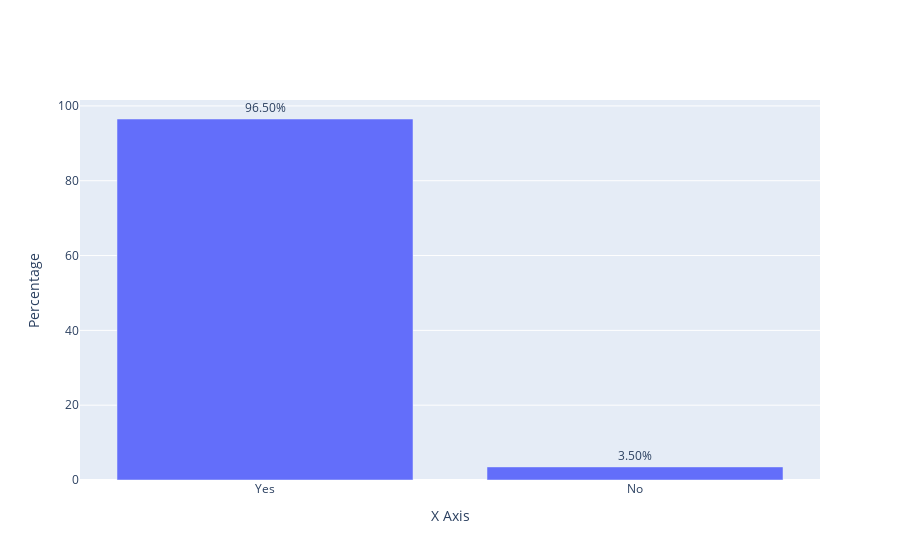

Write notebook code for a chart like this one.
### Code cell
tmp_col = df.iloc[:, 14]
tmp_df = df_unique(tmp_col)
tmp_dict = {"Yes" : 286 - tmp_df["No"].sum(), "No" : tmp_df["No"].sum()}

tmp_s = tmp_df["No"]

tmp_s = tmp_s.map(lambda x : 1 if x == 0 else 0)
tmp_s = tmp_s.rename("Have you ever used E-Payment Before?")
# Store into tmp_y_df
tmp_y_df[tmp_s.name] = tmp_s

tmp_df = pd.DataFrame(pd.Series(tmp_dict)).T
tmp_df.iloc[0, :] = tmp_df.iloc[0, :] / tmp_df.iloc[0, :].sum() * 100.0
show_bar_graph_percentage(tmp_df, "", "X Axis", "Y Axis", "Percentage")

### Figure 1 — Plotly figure (JSON) as saved in the notebook; plotly's stock layout.template omitted (floating-point values rounded to 4 significant figures)
{"data": [{"name": "0", "textposition": "outside", "texttemplate": "%{value:.2f}%", "type": "bar", "x": ["Yes", "No"], "y": [96.5, 3.497]}], "layout": {"legend": {"title": {"text": "Y Axis"}}, "xaxis": {"title": {"text": "X Axis"}}, "yaxis": {"title": {"text": "Percentage"}}}}
